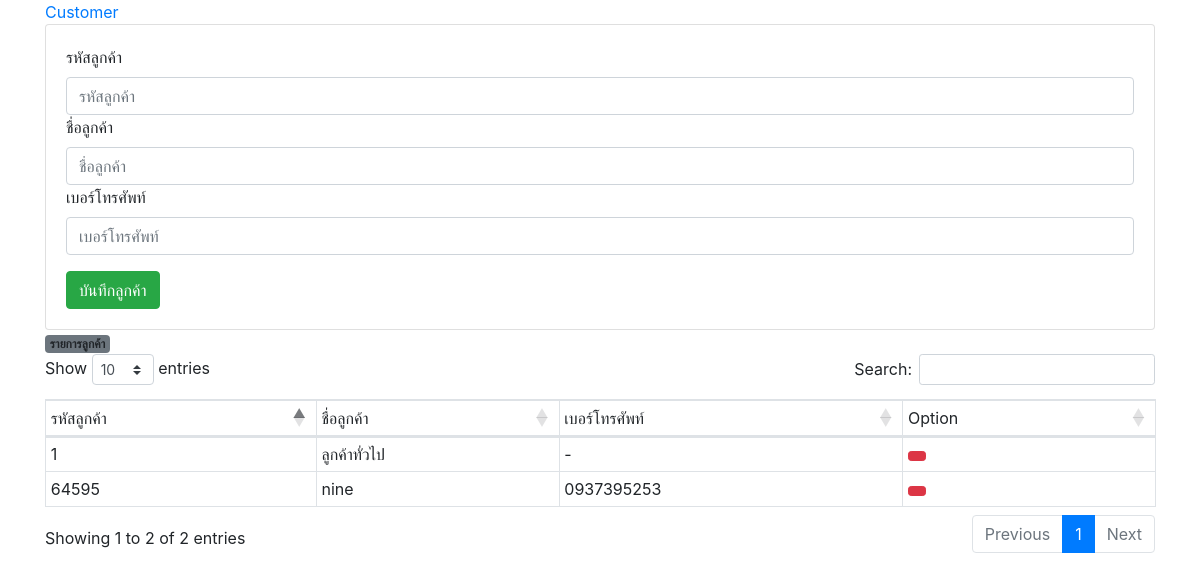
/customer.php, run on the app's committed database.
### tables this page shows
CREATE TABLE `customer` (
  `id` varchar(20) NOT NULL,
  `cus_name` varchar(50) NOT NULL,
  `contact` varchar(20) NOT NULL,
  `update_dt` datetime NOT NULL DEFAULT current_timestamp()
);

### classes/Main.class.php (called while the page is built, shortened)
<?php
    class Main {
        private $dbhost = 'localhost';
        private $dbuser = 'root';
        private $dbpass = '';
        private $dbname = 'food';
        function __construct() {
            try {
                $conn = new mysqli($this->dbhost, $this->dbuser, $this->dbpass, $this->dbname);
                $this->dbcon = $conn;
            }catch(Exception $e){
                echo "
                    <div>
                        Database is Error connection : <b>".$e->getMessage()."</b><br/>
                    </div>
                ";
            }
        }
    }
?>

### classes/Customer.class.php (called while the page is built, shortened)
<?php
require 'Main.class.php';
class Customer extends Main{
    public function showMember(){
        $sql = "SELECT * FROM customer ORDER BY id ASC";
        $query = $this->dbcon->query($sql);
        return $query;
    }
}

### customer.php (the view, shortened to what this page needs)
<!DOCTYPE html>
<html lang="en">
<head>
    <link rel="stylesheet" href="https://cdnjs.cloudflare.com/ajax/libs/twitter-bootstrap/4.5.2/css/bootstrap.css">
    <link rel="stylesheet" href="https://cdn.datatables.net/1.13.1/css/dataTables.bootstrap4.min.css">
</head>
<?php
    $obj = new Customer;
    $list = $obj->showMember();
?>
<body>
    <div class="container">
    <a href="#!">Customer</a>
        <div class="card">
            <div class="card-body">
                <form action="" method="POST">
                    <label for="">รหัสลูกค้า</label>
                    <input type="text" name="id" class="form-control" placeholder="รหัสลูกค้า" required>
                    <label for="">ชื่อลูกค้า</label>
                    <input type="text" name="cus_name" class="form-control" placeholder="ชื่อลูกค้า" required>
                    <label for="">เบอร์โทรศัพท์</label>
                    <input type="text" name="contact" class="form-control" placeholder="เบอร์โทรศัพท์" required>
                    <button type="submit" name="btnclick" class="btn btn-success"
                        onclick="return confirm('บันทึกรายการลูกค้า ?')"><i class="fa-solid fa-floppy-disk"></i> บันทึกลูกค้า</button>
                </form>
            </div>
        </div>
        <span class="badge bg-secondary">รายการลูกค้า</span>
        <table class="table table-bordered table-sm" id="myTable">
            <thead>
                <tr>
                    <td>รหัสลูกค้า</td>
                    <td>ชื่อลูกค้า</td>
                    <td>เบอร์โทรศัพท์</td>
                    <td>Option</td>
                </tr>
            </thead>
            <tbody>
            <?php foreach($list as $val){ ?>
            <tr>
                <td><?=$val['id']?></td>
                <td><?=$val['cus_name']?></td>
                <td><?=$val['contact']?></td>
                <td>
                    <a href="cus_del.php?id=<?=$val['id']?>" class="btn btn-sm btn-danger"
                        onclick="return confirm('ลบรายการนี้ ?')"><i class="fa-solid fa-trash-can"></i></a>
                </td>
            </tr>
            <?php } ?>
            </tbody>
        </table>
    </div>
</body>
</html>

### data on the page
customer: id "1", cus_name "ลูกค้าทั่วไป", contact "-"
customer: id "64595", cus_name "nine", contact "0937395253"
